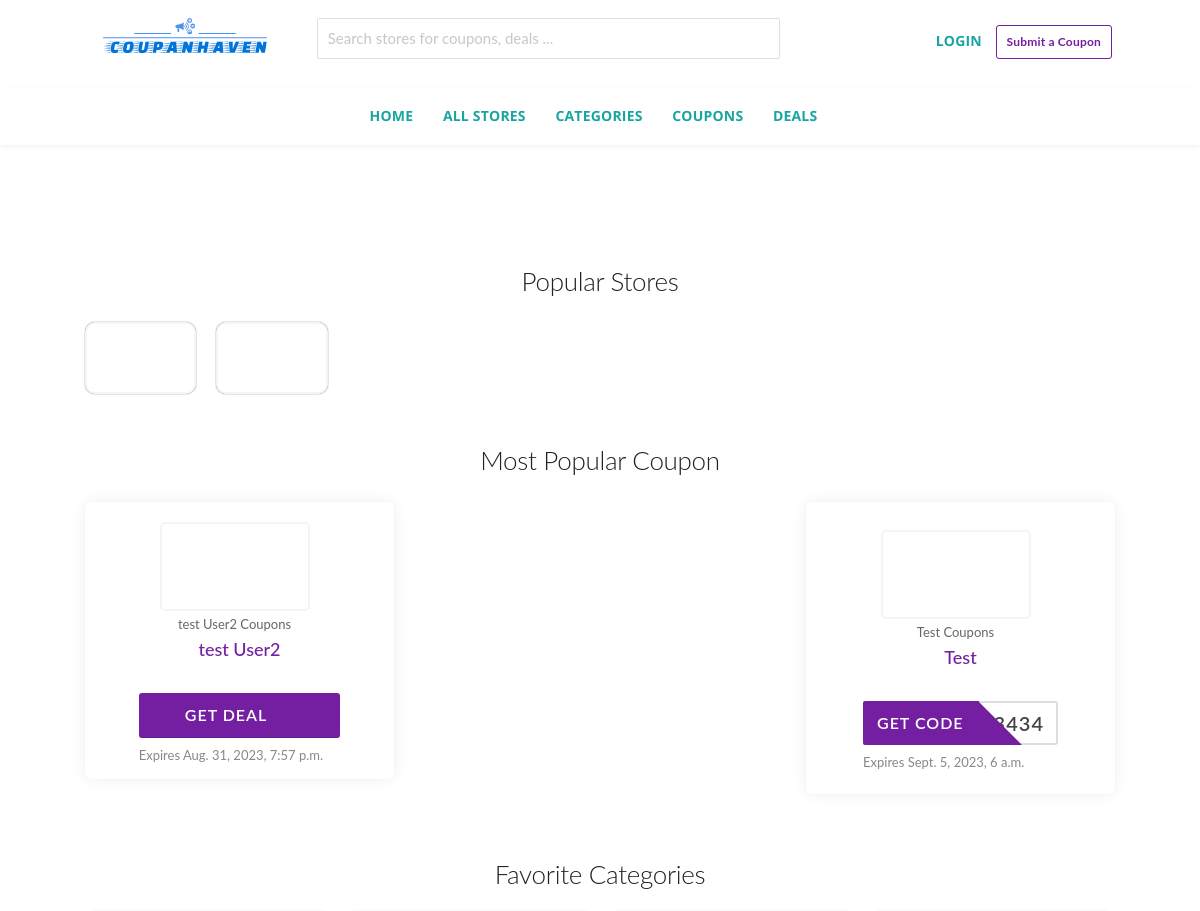
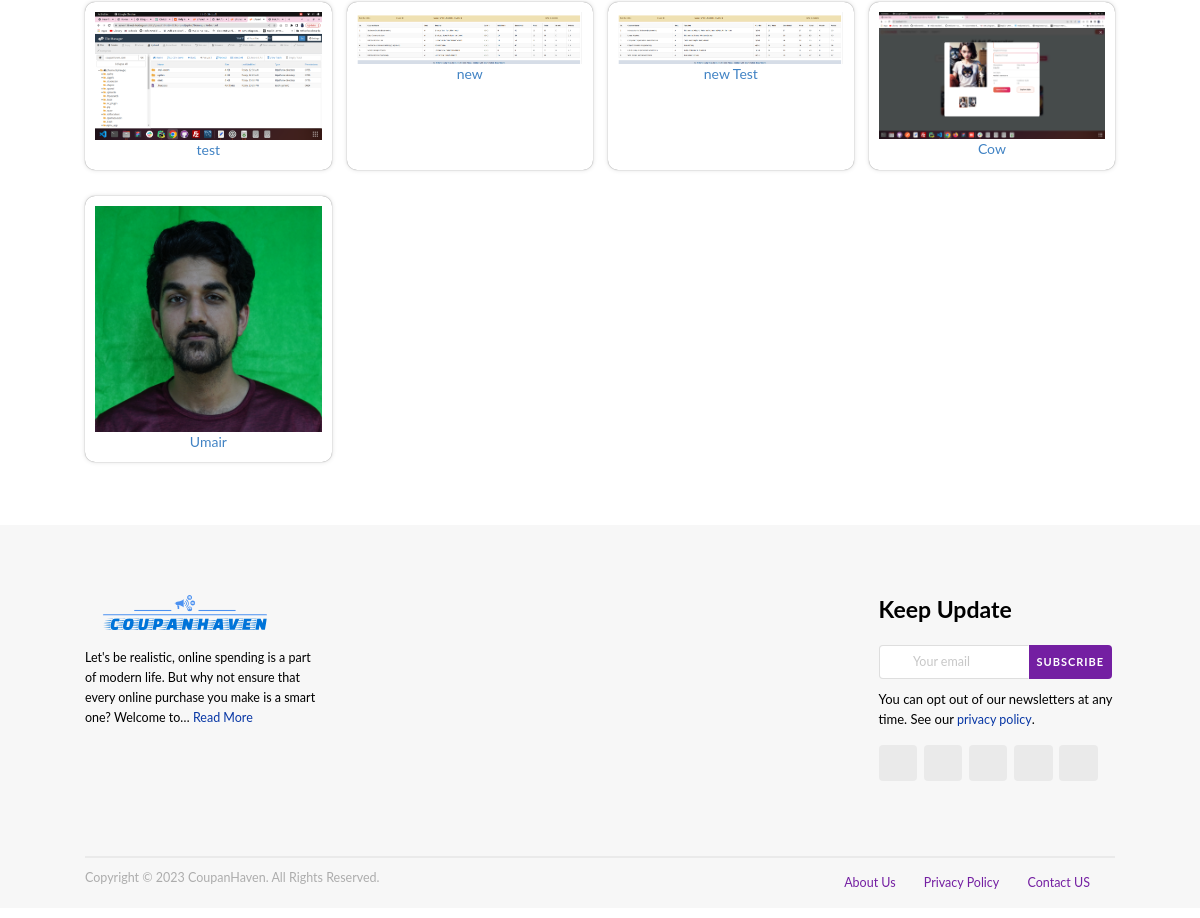
The page / on the database its author committed (2 pictures, top to bottom).
### web/models.py (models this page shows, shortened)
class Store(models.Model):
    name = models.CharField(max_length=100)
    image = models.ImageField(upload_to='media/store_images/')
    deepLink = models.URLField()
    description = models.CharField(max_length=1000)

class Coupon(models.Model):
    name = models.CharField(max_length=100)
    slug = models.TextField()
    description = models.TextField()
    coupon_code = models.CharField(max_length=50)
    deeplink = models.URLField()
    store = models.ForeignKey(Store, on_delete=models.CASCADE)
    category = models.ForeignKey(Category, on_delete=models.CASCADE)
    is_deal = models.BooleanField(default=False)
    expires_at = models.DateTimeField()
    added_at = models.DateTimeField(auto_now_add=True)
    clicks = models.PositiveIntegerField(default=0)

class Category(models.Model):
    name = models.CharField(max_length=100)
    image = models.ImageField(upload_to='media/category_images/')
    icon = models.CharField(max_length=100)

### web/views.py (the view)
# urls.py: 2. Add a URL to urlpatterns:  path('', views.home, name='home')
def home(request):
    stores = Store.objects.all()
    category= Category.objects.all()
    store_coupons = {}
    for store in stores:
        coupon = Coupon.objects.filter(store=store).first()
        store_coupons[store] = coupon
    context = {
        "stores": stores,
        "store_coupons": store_coupons,
        "categories": category
    }
    return render(request, 'index.html', context)

### web/templates/index.html (shortened to what this page needs)
{% extends 'base.html' %}
{% block main %}
    <div id="content" class="site-content">
        <div id="content-wrap" class="frontpage-container container no-sidebar">
            <div class="content-widgets frontpage-before-main">
                <aside id="st_slider-1" class="widget st-slider-widget">
                    <div class="home-slider-wrapper shadow-box">
                    </div>
                </aside>
                <aside id="popular_stores-1" class="widget widget_popular_stores">
                    <h3 class="widget-title">Popular Stores</h3>
                    <div class="widget-content shadow-box">
                        <div class="ui eight column grid">
                            {% for store in stores %}
                                <div class="column">
                                    <div class="store-thumb">
                                        <a class="ui image middle aligned" href="{% url 'store-detail' pk=store.id page='1'%}">
                                            <img width="200" height="48"
                                                 src="{{ store.image.url }}"
                                                 class="attachment-wpcoupon_small_thumb size-wpcoupon_small_thumb"
                                                 alt=""
                                                 decoding="async"
                                                 srcset=""
                                                 sizes="(max-width: 200px) 100vw, 200px"/> </a>
                                    </div>
                                </div>
                            {% endfor %}
                        </div>
                    </div>
                </aside>
            </div>
            <div id="primary" class="content-area">
                <main id="main" class="site-main content-widgets" role="main">
                    <aside id="st_coupons-1" class="widget st-coupons">
                        <h3 class="widget-title">Most Popular Coupon</h3>
                        <div class="coupons-tab-contents" id="coupons-64e72dbeca423">
                            <div class="ajax-coupons coupon-tab-content popular-tab ">
                                <div class="store-listings st-list-coupons">
                                    {% for store, coupon in store_coupons.items %}
                                        <div data-id="{{ store.id }}"
                                             class="coupon-item store-listing-item has-thumb c-cat c-type-code shadow-box coupon-live">
                                            <div class="store-thumb-link">
                                                <div class="store-thumb thumb-img">
                                                    <a class="thumb-padding" href="{% url 'store-detail' pk=store.id page='1'%}">
                                                        <img width="192" height="46"
                                                             src="{{ store.image.url }}"
                                                             class="attachment-wpcoupon_medium-thumb size-wpcoupon_medium-thumb"
                                                             alt="" decoding="async"
                                                             title="{{ store.name }}"
                                                             loading="lazy"/> </a>
                                                </div>
                                                <div class="store-name"><a
                                                        href="{% url 'store-detail' pk=store.id page='1' %}">{{ store.name }}
                                                    Coupons</a></div>
                                            </div>
                                            {% if coupon %}
                                                <div class="latest-coupon">
                                                    <h3 class="coupon-title">
                                                        <a class="coupon-link"
                                                           title="{{ coupon.name }}"
                                                           data-type="code"
                                                           data-coupon-id="{{ coupon.id }}"
                                                           data-aff-url="{{ coupon.deeplink }}"
                                                           data-code="25now"
                                                           href="#">
                                                            {{ coupon.name }}</a>
                                                    </h3>
                                                </div>
                                                {% if coupon.is_deal == False %}
                                                    <div class="coupon-detail coupon-button-type">
                                                        <a rel="nofollow" data-type="code"
                                                           data-coupon-id="{{ coupon.id }}"
                                                           href="#"
                                                           class="coupon-button coupon-code"
                                                           data-tooltip="Click to copy &amp; open site"
                                                           data-position="top center"
                                                           data-inverted=""
                                                           data-code="{{ coupon.coupon_code }}"
                                                           data-aff-url="{{ coupon.deeplink }}">
                    <span class="code-text"
                          rel="nofollow">{{ coupon.coupon_code }}</span>
                                                            <span class="get-code">Get Code</span>
                                                        </a>
                                                        <div class="exp-text">
                                                            Expires {{ coupon.expires_at }}<a
                                                                data-position="top center"
                                                                data-inverted=""
                                                                data-tooltip="Save this coupon"
                                                                href="#"
                                                                data-coupon-id="{{ coupon.id }}"
                                                                class="add-coupon-favorite coupon-save icon-popup"><i
                                                                class="outline star icon"></i></a>
                                                        </div>
                                                    </div>
                                                {% else %}
                                                    <div class="coupon-detail coupon-button-type">
                                                        <a rel="nofollow" data-type="sale"
                                                           data-coupon-id="{{ coupon.id }}"
                                                           data-aff-url="{{ coupon.deep_link }}"
                                                           class="coupon-deal coupon-button"
                                                           href="#">Get
                                                            Deal <i class="shop icon"></i></a>
                                                        <div class="exp-text">
                                                            Expires {{ coupon.expires_at }} <a
                                                                data-position="top center"
                                                                data-inverted=""
                                                                data-tooltip="Save this coupon"
                                                                href="#"
                                                                data-coupon-id="{{ coupon.id }}"
                                                                class="add-coupon-favorite coupon-save icon-popup"><i
                                                                class="outline star icon"></i></a>
                                                        </div>
                                                    </div>
                                                {% endif %}
                                            {% endif %}
                                        </div>
                                    {% endfor %}
                                </div>
                            </div>
                        </div>
                    </aside>
                </main>
            </div>
            <div class="content-widgets frontpage-after-main">
                <aside id="st_categories_grid_view-1" class="widget widget_wpc_categories_grid_view">
                    <h3 class="widget-title fav-cat-title">
                        <h3 class="widget-title">Favorite Categories</h3>
                    </h3>
                    <div id="" class="fav-category-area">
                        <ul class="cate-parent" style="grid-template-columns:auto auto auto auto ;">
                            {% for category in categories %}
                                <li class="cate-item">
                                    <a href="#"
                                       class="category-name category-parent">
                                <span class="thumb-img">
                                        <img src="{{ category.image.url }}"
                                             alt=" ">
                                            <div class="cat-title">{{ category.name }}</div>
                                        </span> </a>
                                </li>
                            {% endfor %}
                        </ul>
                    </div>
            </div>
        </div>
    </div>
{% endblock %}

### rows shown on the page
Store: image (picture), name "test User2", expires_at "Aug. 31, 2023, 7:57 p.m."
Store: image (picture), name "Test", expires_at "Sept. 5, 2023, 6 a.m."
Category: image (picture), name "test"
Category: image (picture), name "new"
Category: image (picture), name "new Test"
Category: image (picture), name "Cow"
Category: image (picture), name "Umair"
